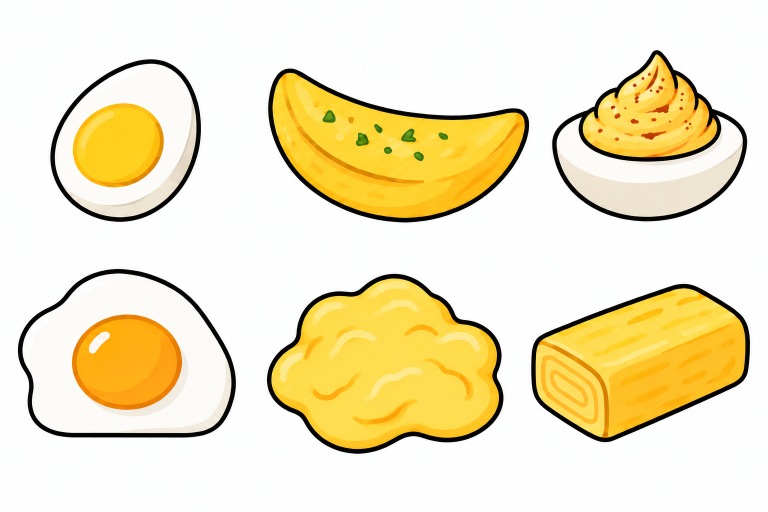
#> input picture eggs.png, 1536 x 1024 px, found by its file name (shown at 1/2 size)
$ python generate_target_curves.py
#> lines starting #> are read from the running program, lines starting #| are printed output that depends on the picture; after the words box and inside, x2 and y2 are one past the last pixel; in counts of white or black regions, pixels touching at a corner belong together
"""
Regenerate target_curves.npy from the egg illustrations in ../eggs.png.

Requires opencv-python-headless and scipy (not part of requirements_CPU.txt -
this is an authoring-time script, students never need to run it).

Produces a (6, N_POINTS, 2) float32 array where each curve is:
- centered at its own centroid
- resampled to N_POINTS uniformly spaced points by arc length
- smoothed to remove raster staircase noise
- scaled so its RMS radius equals TARGET_SCALE, matching the calibration of
  the original dataset. Curve distance is scale-invariant (each curve is
  re-normalized by its own RMS radius before comparison), so this scale
  choice is now just a convention carried over from the original dataset,
  not something the distance (<=1.5) / complexity (<=15 joints) constraints
  depend on.
"""
import os

import numpy as np
import cv2
from scipy.ndimage import gaussian_filter1d

HERE = os.path.dirname(os.path.abspath(__file__))
SRC = os.path.join(HERE, "..", "eggs.png")
OUT = os.path.join(HERE, "target_curves.npy")

N_POINTS = 200
TARGET_SCALE = 0.191250  # RMS radius used by the original target_curves.npy
DARK_STROKE_THRESHOLD = 96
MIN_CONTOUR_AREA = 500
SMOOTH_OVERSAMPLE_POINTS = 2000
SMOOTH_SIGMA = 14
POLYLINE_SIMPLIFY_FRACTION = 0.0015


def equisample(points, n):
    """Resample a closed polyline to n points uniformly spaced by arc length."""
    pts = np.asarray(points, dtype=np.float64)
    pts = np.vstack([pts, pts[0:1]])  # close the loop
    seg = np.linalg.norm(np.diff(pts, axis=0), axis=1)
    cum = np.concatenate([[0], np.cumsum(seg)])
    total = cum[-1]
    targets = np.linspace(0, total, n, endpoint=False)
    idx = np.searchsorted(cum, targets, side="right") - 1
    idx = np.clip(idx, 0, len(seg) - 1)
    t = (targets - cum[idx]) / seg[idx]
    return pts[idx] + t[:, None] * (pts[idx + 1] - pts[idx])


def _clean_mask(mask):
    kernel = np.ones((3, 3), np.uint8)
    mask = cv2.morphologyEx(mask, cv2.MORPH_CLOSE, kernel, iterations=2)
    mask = cv2.morphologyEx(mask, cv2.MORPH_OPEN, kernel, iterations=1)
    return mask


def _find_external_contours(mask):
    contours, _ = cv2.findContours(
        mask,
        cv2.RETR_EXTERNAL,
        cv2.CHAIN_APPROX_TC89_KCOS,
    )

    streamlined = []
    for contour in contours:
        area = cv2.contourArea(contour)
        if area <= MIN_CONTOUR_AREA:
            continue

        perimeter = cv2.arcLength(contour, closed=True)
        epsilon = POLYLINE_SIMPLIFY_FRACTION * perimeter
        streamlined.append(cv2.approxPolyDP(contour, epsilon, closed=True))

    return streamlined


def extract_contours(src_path):
    img = cv2.imread(src_path, cv2.IMREAD_UNCHANGED)
    if img is None:
        raise FileNotFoundError(src_path)

    if img.shape[2] == 4:
        alpha = img[:, :, 3]
        gray = cv2.cvtColor(img[:, :, :3], cv2.COLOR_BGR2GRAY)
        stroke = ((alpha > 10) & (gray < DARK_STROKE_THRESHOLD)).astype(np.uint8) * 255
        fallback = ((alpha > 10) & (gray < 250)).astype(np.uint8) * 255
    else:
        gray = cv2.cvtColor(img[:, :, :3], cv2.COLOR_BGR2GRAY)
        stroke = (gray < DARK_STROKE_THRESHOLD).astype(np.uint8) * 255
        fallback = (gray < 250).astype(np.uint8) * 255

    contours = _find_external_contours(_clean_mask(stroke))

    # If the artwork changes to use lighter outlines, keep the old broad
    # foreground extraction as a fallback instead of silently writing bad data.
    if len(contours) != 6:
        contours = _find_external_contours(_clean_mask(fallback))
    return contours


def order_row_major(contours, n_cols=3):
    centers = []
    for c in contours:
        M = cv2.moments(c)
        centers.append((M["m10"] / M["m00"], M["m01"] / M["m00"]))
    centers = np.array(centers)
    row = (centers[:, 1] > centers[:, 1].mean()).astype(int)
    return np.lexsort((centers[:, 0], row))


def process_contour(raw_xy):
    c = raw_xy.astype(np.float64)
    c[:, 1] *= -1  # flip so shapes are right-side-up under standard math axes

    oversampled = equisample(c, SMOOTH_OVERSAMPLE_POINTS)
    smoothed = np.stack([
        gaussian_filter1d(oversampled[:, 0], sigma=SMOOTH_SIGMA, mode="wrap"),
        gaussian_filter1d(oversampled[:, 1], sigma=SMOOTH_SIGMA, mode="wrap"),
    ], axis=1)
    resampled = equisample(smoothed, N_POINTS)

    centered = resampled - resampled.mean(0, keepdims=True)
    rms = np.sqrt(np.square(centered).sum() / N_POINTS)
    return centered * (TARGET_SCALE / rms)


def main():
    contours = extract_contours(SRC)
#> in extract_contours, img is the input picture: shape (1024, 1536, 4); mean B, G, R, A 194.2, 230.1, 241.7, 255
#> in extract_contours, `alpha = img[:, :, 3]`: alpha: shape (1024, 1536); every value is 255
#> in extract_contours, `gray = cv2.cvtColor(img[:, :, :3], cv2.COLOR_BGR2GRAY)`:
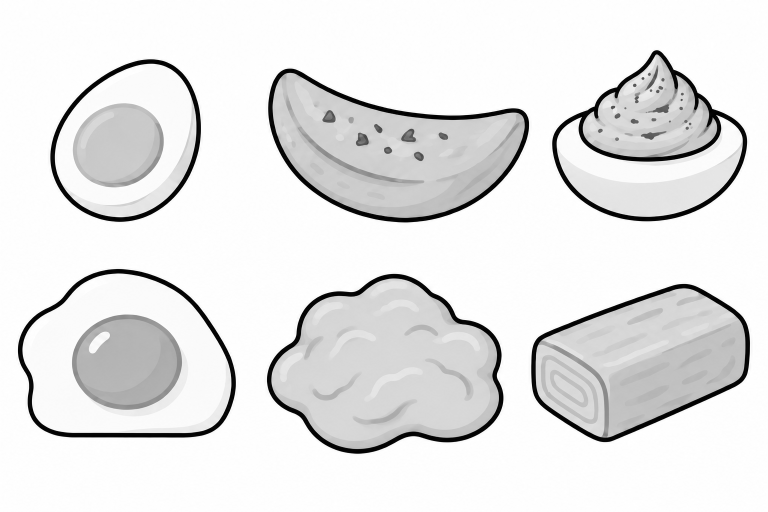
#> gray: shape (1024, 1536) (shown at 1/2 size); min 0, max 255, mean 229.6
#> in extract_contours, `stroke = ((alpha > 10) & (gray < DARK_STROKE_THRESHOLD)).astype(np.uin..`:
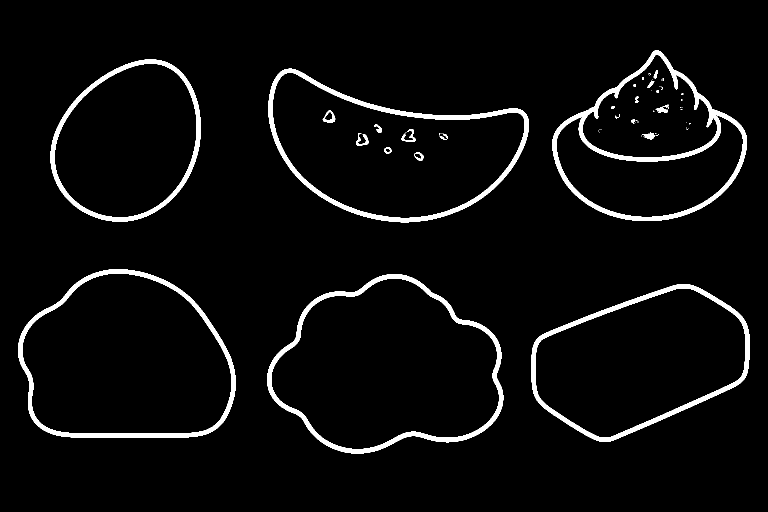
#> stroke: shape (1024, 1536) (shown at 1/2 size); 4.3% white; 57 white regions (34 under 20 px), largest, box (x1, y1, x2, y2) and area: (1105, 101, 1494, 442) 13253, (534, 548, 1007, 907) 11671, (537, 137, 1058, 445) 11555
#> in extract_contours, `fallback = ((alpha > 10) & (gray < 250)).astype(np.uint8) * 255`:
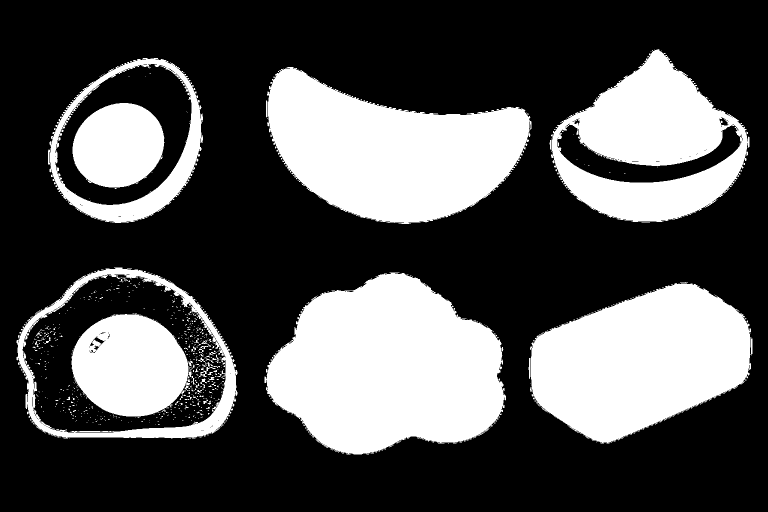
#> fallback: shape (1024, 1536) (shown at 1/2 size); 32.1% white; 692 white regions (643 under 20 px), largest, box (x1, y1, x2, y2) and area: (529, 545, 1012, 909) 125604, (534, 134, 1063, 448) 103274, (1060, 566, 1505, 887) 97563
#> in _clean_mask, `mask = cv2.morphologyEx(mask, cv2.MORPH_CLOSE, kernel, iterations=2)`: mask: shape (1024, 1536); 4.3% white; 37 white regions (11 under 20 px), largest, box (x1, y1, x2, y2) and area: (1105, 101, 1494, 442) 13335, (534, 548, 1007, 907) 11671, (537, 137, 1058, 445) 11555
#> in _clean_mask, `mask = cv2.morphologyEx(mask, cv2.MORPH_OPEN, kernel, iterations=1)`: mask: shape (1024, 1536); 4.3% white; 32 white regions (8 under 20 px)
#> in _find_external_contours, `contours, _ = cv2.findContours( mask, cv2.RETR_EXTERNAL, cv2.CHAIN_APP..`: contours = 6 contours; box (x1, y1, x2, y2) and area: (534, 548, 1007, 907) 122372, (36, 538, 472, 875) 116872, (537, 137, 1058, 445) 100170, (1063, 568, 1500, 884) 95182, (1105, 101, 1494, 442) 86068, (101, 119, 402, 444) 74154
#> the loop in _find_external_contours, `for contour in contours:` made 6 passes
#> (area, perimeter, epsilon) on passes 1 to 6: (95182, 1177.9, 1.77), (122372, 1342.8, 2.01), (116871.5, 1263.5, 1.9), (100169.5, 1353.3, 2.03), (74154.5, 976.6, 1.46), (86067.5, 1118.7, 1.68)
#> after the loop in _find_external_contours, `for contour in contours:`: streamlined = 6 contours; box (x1, y1, x2, y2) and area: (535, 548, 1006, 907) 121725, (36, 538, 471, 875) 116172, (537, 137, 1058, 445) 99701, (1063, 568, 1500, 884) 94660, (1105, 101, 1494, 442) 85630, (101, 119, 402, 444) 73752
#> in extract_contours, `contours = _find_external_contours(_clean_mask(stroke))`: contours has the same summary as streamlined in _find_external_contours
#> contours has the same summary as streamlined in _find_external_contours
    if len(contours) != 6:
        areas = sorted((cv2.contourArea(c) for c in contours), reverse=True)
        raise RuntimeError(f"Expected 6 egg blobs, found {len(contours)}. Areas: {areas}")

    order = order_row_major(contours)
#> the loop in order_row_major, `for c in contours:` made 6 passes
#> after the loop in order_row_major, `for c in contours:`: centers = [(1280.1, 722.5), (775.8, 737.2), (252, 722.9), (780.3, 302.7), (255.8, 283.6), (1299.6, 295.1)]
#> in order_row_major, `centers = np.array(centers)`: centers = [[1280.1, 722.5], [775.8, 737.2], [252, 722.9], [780.3, 302.7], [255.8, 283.6], [1299.6, 295.1]]
#> in order_row_major, `row = (centers[:, 1] > centers[:, 1].mean()).astype(int)`: row = [1, 1, 1, 0, 0, 0]
#> order = [4, 3, 5, 2, 1, 0]
    curves = np.array([
        process_contour(contours[i].reshape(-1, 2)) for i in order
    ], dtype=np.float32)
#> in process_contour, `c = raw_xy.astype(np.float64)`: c = 32 pairs, first value 101 to 401, second value 119 to 443
#> in equisample, `pts = np.asarray(points, dtype=np.float64)`: pts = 32 pairs, first value 101 to 401, second value -443 to -119
#> in equisample, `pts = np.vstack([pts, pts[0:1]])`: pts = 33 pairs, first value 101 to 401, second value -443 to -119
#> in equisample, `seg = np.linalg.norm(np.diff(pts, axis=0), axis=1)`: seg = 32 values, max 47.1 at index 27, min 18.25 at index 10, mean 30.48
#> in equisample, `cum = np.concatenate([[0], np.cumsum(seg)])`: cum = 33 values from 0 to 975.2
#> in equisample, `total = cum[-1]`: total = 975.2
#> in equisample, `idx = np.searchsorted(cum, targets, side="right") - 1`: idx = 2000 values from 0 to 31
#> in equisample, `t = (targets - cum[idx]) / seg[idx]`: t = 2000 values, max 1 at index 668, min 0 at index 0, mean 0.499
#> in process_contour, `oversampled = equisample(c, SMOOTH_OVERSAMPLE_POINTS)`: oversampled = 2000 pairs, first value 101 to 401, second value -443 to -119
#> in process_contour, `smoothed = np.stack([ gaussian_filter1d(oversampled[:, 0], sigma=SMOOT..`: smoothed = 2000 pairs, first value 101.3 to 400.6, second value -442.4 to -119.1
#> in process_contour, `resampled = equisample(smoothed, N_POINTS)`: resampled = 200 pairs, first value 101.3 to 400.5, second value -442.4 to -119.1
#> in process_contour, `centered = resampled - resampled.mean(0, keepdims=True)`: centered = 200 pairs, first value -154.7 to 144.6, second value -159.5 to 163.9
#> in process_contour, `rms = np.sqrt(np.square(centered).sum() / N_POINTS)`: rms = 154.1
#> in process_contour (call 6), `c = raw_xy.astype(np.float64)`: c = 24 rows, first 8: [1493, 648], [1485, 634], [1468, 618], [1405, 579], [1375, 568], [1345, 571], [1194, 624], [1108, 658]
#> in equisample (call 11), `pts = np.asarray(points, dtype=np.float64)`: pts = 24 rows, first 8: [1493, -648], [1485, -634], [1468, -618], [1405, -579], [1375, -568], [1345, -571], [1194, -624], [1108, -658]

    np.save(OUT, curves)
    print(f"Wrote {curves.shape} to {OUT}")
#| Wrote (6, 200, 2) to target_curves.npy


if __name__ == "__main__":
    main()

$ run again, with linkage_simple.png copied over eggs.png
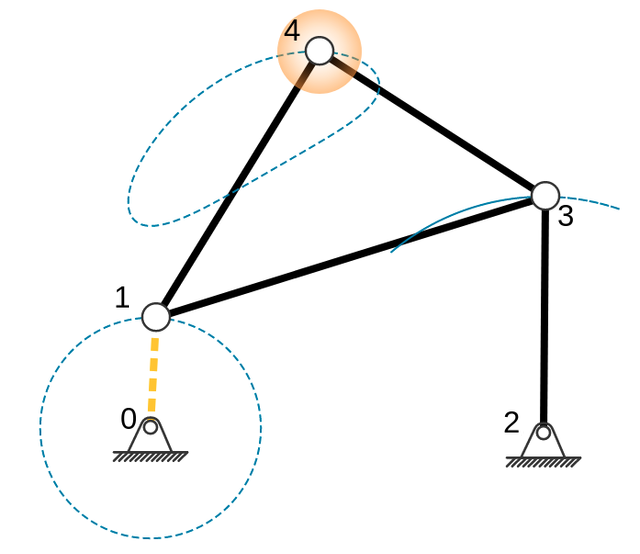
#> input picture linkage_simple.png, 640 x 554 px, found by its file name
#> in extract_contours, img is the input picture: shape (554, 640, 4); mean B, G, R, A 245.8, 246.2, 246.1, 255
#> alpha: shape (554, 640); every value is 255
#> in extract_contours, `stroke = ((alpha > 10) & (gray < DARK_STROKE_THRESHOLD)).astype(np.uin..`:
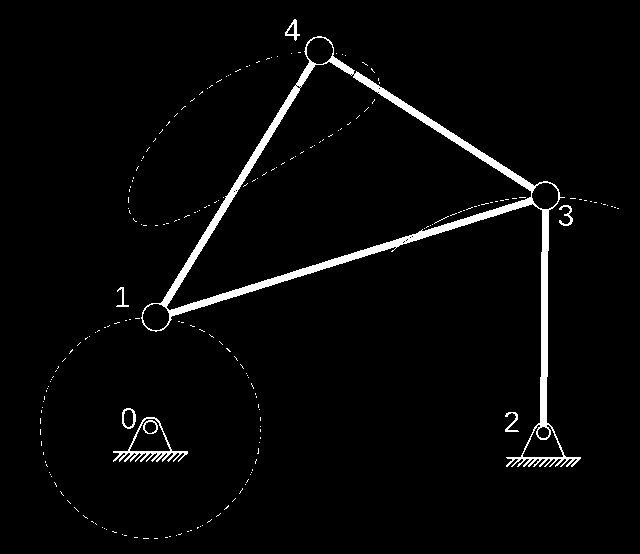
#> stroke: shape (554, 640); 3% white; 208 white regions (200 under 20 px), largest, box (x1, y1, x2, y2) and area: (141, 36, 581, 467) 8887, (113, 417, 188, 462) 615, (285, 19, 300, 41) 117
#> fallback: shape (554, 640); 6.3% white; 138 white regions (22 under 20 px), largest, box (x1, y1, x2, y2) and area: (135, 9, 582, 468) 16889, (112, 416, 189, 463) 1180, (558, 204, 573, 227) 189
#> in _clean_mask, `mask = cv2.morphologyEx(mask, cv2.MORPH_OPEN, kernel, iterations=1)`:
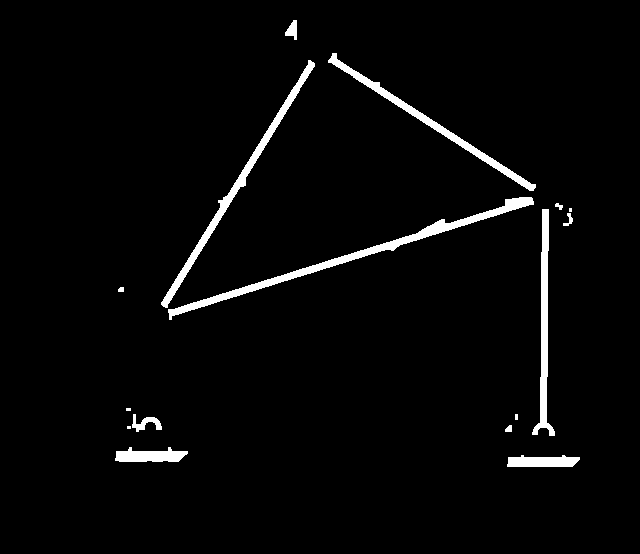
#> mask: shape (554, 640); 3% white; 16 white regions (4 under 20 px)
#> in _find_external_contours, `contours, _ = cv2.findContours( mask, cv2.RETR_EXTERNAL, cv2.CHAIN_APP..`: contours = 16 contours, 5 with area under 20; largest, box (x1, y1, x2, y2) and area: (168, 197, 534, 320) 2503, (161, 60, 315, 308) 1784, (328, 53, 536, 191) 1533, (532, 209, 555, 436) 1434, (115, 447, 188, 462) 692
#> the loop in _find_external_contours, `for contour in contours:` made 16 passes
#> (area, perimeter, epsilon) on passes 1, 2, 10, 13, 14, 15: (633, 161.5, 0.242), (692, 167.9, 0.252), (1434, 496.6, 0.745), (2503, 794.8, 1.19), (1784.5, 595.4, 0.893), (1533, 508.2, 0.762)
#> after the loop in _find_external_contours, `for contour in contours:`: streamlined = 6 contours; box (x1, y1, x2, y2) and area: (168, 197, 534, 320) 2228, (161, 60, 315, 308) 1770, (328, 53, 536, 191) 1524, (532, 209, 555, 436) 1350, (115, 447, 188, 462) 691, (507, 455, 580, 467) 632
#> in extract_contours, `contours = _find_external_contours(_clean_mask(stroke))`: contours has the same summary as streamlined in _find_external_contours
#> in main, `contours = extract_contours(SRC)`: contours has the same summary as streamlined in _find_external_contours
#> the loop in order_row_major, `for c in contours:` made 6 passes
#> after the loop in order_row_major, `for c in contours:`: centers = [(542, 461.3), (149.5, 455.1), (544, 328), (363, 252.4), (238.4, 182.3), (431.2, 123)]
#> in order_row_major, `centers = np.array(centers)`: centers = [[542, 461.3], [149.5, 455.1], [544, 328], [363, 252.4], [238.4, 182.3], [431.2, 123]]
#> row = [1, 1, 1, 0, 0, 0]
#> order = [4, 3, 5, 1, 0, 2]
#> c = 26 pairs, first value 161 to 314, second value 60 to 307
#> in equisample, `pts = np.asarray(points, dtype=np.float64)`: pts = 26 pairs, first value 161 to 314, second value -307 to -60
#> in equisample, `pts = np.vstack([pts, pts[0:1]])`: pts = 27 pairs, first value 161 to 314, second value -307 to -60
#> seg = 26 values, max 137.4 at index 18, min 2 at index 0, mean 22.85
#> cum = 27 values from 0 to 594.1
#> total = 594.1
#> idx = 2000 values from 0 to 25
#> t = 2000 values, max 0.999 at index 1851, min 0 at index 0, mean 0.499
#> oversampled = 2000 pairs, first value 161 to 314, second value -306.9 to -60
#> smoothed = 2000 pairs, first value 162.5 to 312.5, second value -305.1 to -61.91
#> resampled = 200 pairs, first value 162.7 to 312.4, second value -305 to -61.92
#> centered = 200 pairs, first value -74.93 to 74.77, second value -121.4 to 121.7
#> rms = 82.7
#> c = 19 rows, first 8: [531, 197], [505, 199], [504, 206], [450, 223], [444, 222], [444, 219], [441, 219], [415, 234]
#> in equisample (call 3), `pts = np.asarray(points, dtype=np.float64)`: pts = 19 rows, first 8: [531, -197], [505, -199], [504, -206], [450, -223], [444, -222], [444, -219], [441, -219], [415, -234]
#> in equisample (call 3), `pts = np.vstack([pts, pts[0:1]])`: pts = 20 rows, first 8: [531, -197], [505, -199], [504, -206], [450, -223], [444, -222], [444, -219], [441, -219], [415, -234]
#> c = 22 rows, first 8: [332, 53], [331, 57], [328, 60], [328, 62], [331, 62], [344, 71], [349, 73], [359, 81]
#> in equisample (call 5), `pts = np.asarray(points, dtype=np.float64)`: pts = 22 rows, first 8: [332, -53], [331, -57], [328, -60], [328, -62], [331, -62], [344, -71], [349, -73], [359, -81]
#> in equisample (call 5), `pts = np.vstack([pts, pts[0:1]])`: pts = 23 rows, first 8: [332, -53], [331, -57], [328, -60], [328, -62], [331, -62], [344, -71], [349, -73], [359, -81]
#> c = 17 rows, first 8: [115, 460], [118, 460], [119, 461], [147, 460], [167, 460], [178, 461], [186, 454], [187, 451]
#> in equisample (call 7), `pts = np.asarray(points, dtype=np.float64)`: pts = 17 rows, first 8: [115, -460], [118, -460], [119, -461], [147, -460], [167, -460], [178, -461], [186, -454], [187, -451]
#> in equisample (call 7), `pts = np.vstack([pts, pts[0:1]])`: pts = 18 rows, first 8: [115, -460], [118, -460], [119, -461], [147, -460], [167, -460], [178, -461], [186, -454], [187, -451]
#> c = 13 rows, first 8: [507, 466], [572, 466], [579, 459], [579, 457], [566, 457], [564, 455], [562, 455], [561, 457]
#> in equisample (call 9), `pts = np.asarray(points, dtype=np.float64)`: pts = 13 rows, first 8: [507, -466], [572, -466], [579, -459], [579, -457], [566, -457], [564, -455], [562, -455], [561, -457]
#> in equisample (call 9), `pts = np.vstack([pts, pts[0:1]])`: pts = 14 rows, first 8: [507, -466], [572, -466], [579, -459], [579, -457], [566, -457], [564, -455], [562, -455], [561, -457]
#> c = 17 rows, first 8: [542, 209], [541, 376], [539, 423], [534, 427], [532, 434], [537, 434], [537, 430], [540, 427]
#> in equisample (call 11), `pts = np.asarray(points, dtype=np.float64)`: pts = 17 rows, first 8: [542, -209], [541, -376], [539, -423], [534, -427], [532, -434], [537, -434], [537, -430], [540, -427]
#> in equisample (call 11), `pts = np.vstack([pts, pts[0:1]])`: pts = 18 rows, first 8: [542, -209], [541, -376], [539, -423], [534, -427], [532, -434], [537, -434], [537, -430], [540, -427]
#| Wrote (6, 200, 2) to target_curves.npy
